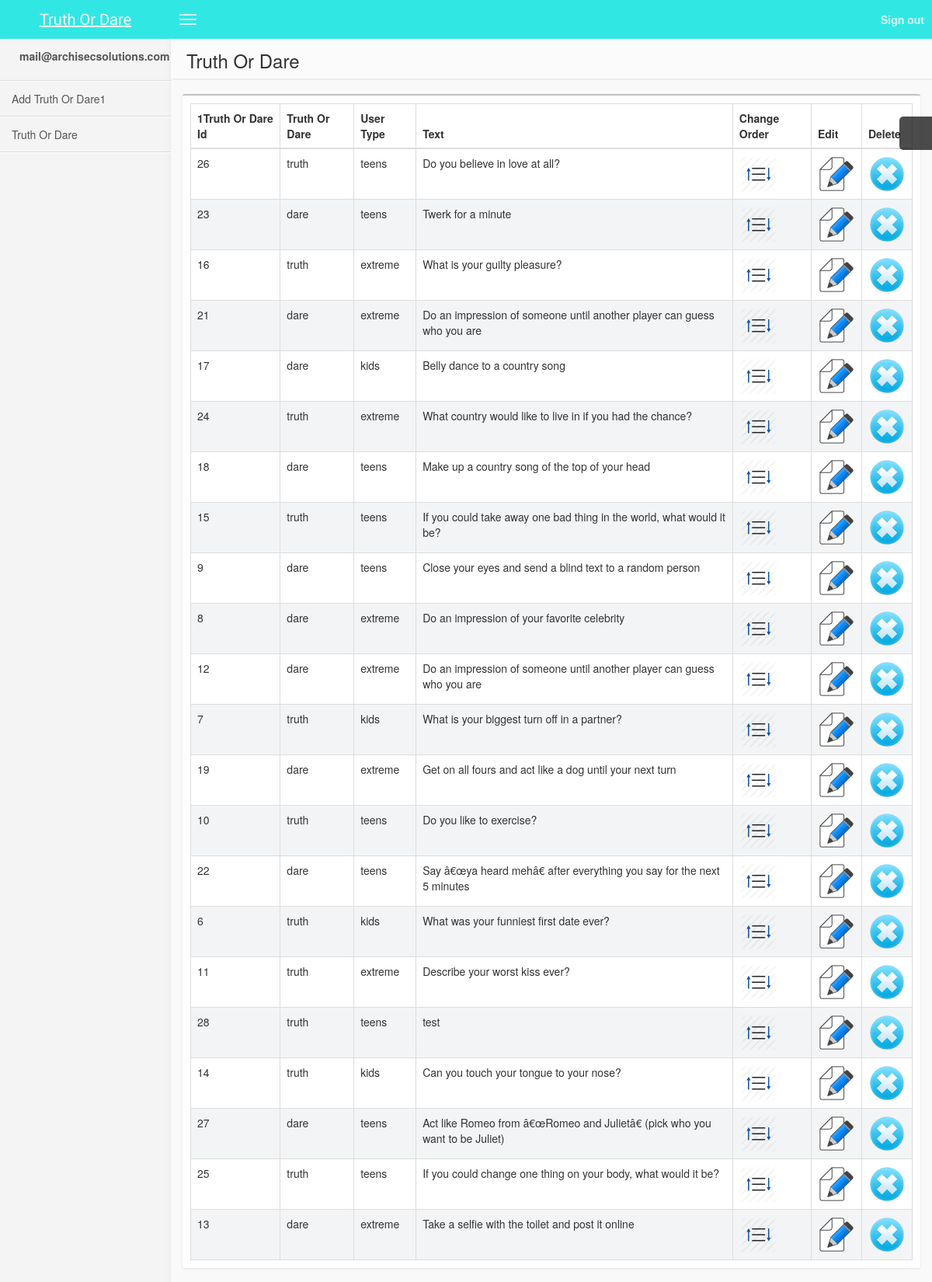
Screenshot of /admin/truth_or_dare_list.php (signed in) with the database file from the repository.
### tables this page shows
CREATE TABLE IF NOT EXISTS `truth_or_dare` (
  `truth_or_dare_id` int(11) NOT NULL AUTO_INCREMENT,
  `type` enum('truth','dare') NOT NULL,
  `user_type` enum('kids','teens','extreme') NOT NULL,
  `text` varchar(250) NOT NULL,
  `createdAt` timestamp NOT NULL DEFAULT CURRENT_TIMESTAMP,
  `order_id` int(11) NOT NULL,
  PRIMARY KEY (`truth_or_dare_id`)
);

### admin/truth_or_dare_list.php (the view, shortened to what this page needs)
<?php
include("header.php");
include "db.php" ;
?>
<!DOCTYPE html>
<html>
<head>
  </head>
    <body>
        <aside class="right-side">
            <section class="content-header">
                <h1>
                   Truth Or Dare
                </h1>
            </section>
            <section class="content">
                <div class="row">
                    <div class="col-xs-12">
                        <div class="box">
                            <div class="box-body table-responsive">
                                <table id="" class="table table-bordered table-striped">
                                    <thead>
                                        <tr>
                                            <th>1Truth Or Dare Id</th>
                                            <th>Truth Or Dare</th>
                                            <th>User Type</th>
                                            <th>Text</th>
											<th>Change Order</th>
                                            <th>Edit</th>
                                            <th>Delete</th>
                                        </tr>
                                    </thead>
                                    <tbody id="sortinglist">
                                    <?php
                                    $truth_or_dare = "SELECT * FROM truth_or_dare ORDER BY order_id ASC";
                                    $truth_or_dare_result = mysqli_query($conn, $truth_or_dare);
									while($truth_or_dare_row = $truth_or_dare_result->fetch_assoc()) {
                                        $id = $truth_or_dare_row['truth_or_dare_id'];
                                        ?>
                                        <tr id="<?php echo $id; ?>">
                                            <td><?php echo $truth_or_dare_row['truth_or_dare_id']; ?></td>
                                            <td class="changetruefalse">
											<div class="dropdown">
											<div class="dropdown-toggle truth_dare" id="menu1" data-toggle="dropdown"><?php echo $truth_or_dare_row['type']; ?></div>
										  </div>
										  </td>
                                            <td><div class="dropdown">
											<div class="dropdown-toggle truth_dare" id="menu1" data-toggle="dropdown"><?php echo $truth_or_dare_row['user_type']; ?>
										   </div>
										  </div></td>
                                            <td contenteditable="true" class="changetext"><?php echo $truth_or_dare_row['text']; ?></td>
											<td class="dragfromhere"><?php echo"<a href='javascript:void(0);'><img src='images/order.png'> </a>" ?></td>
                                            <td><?php echo"<a href='edit_truth_or_dare.php?truth_or_dare_id=$id'><img src='images/edit.png'> </a>" ?></td>
                                            <td><?php echo"<a href ='truth_or_dare_list.php?truth_or_dare_id=$id'><img src='images/delete.png'></a>" ?></td>
                                        </tr>
                                        <?php
                                    }
                                    ?>
                                    </tbody>
                                </table>
                            </div>
                        </div>
                    </div>
                </div>
            </section>
        </aside>
    </body>
</html>

### rows the page displays
truth_or_dare: truth_or_dare_id "26", type "truth", user_type "teens", text "Do you believe in love at all?"
truth_or_dare: truth_or_dare_id "23", type "dare", user_type "teens", text "Twerk for a minute"
truth_or_dare: truth_or_dare_id "16", type "truth", user_type "extreme", text "What is your guilty pleasure?"
truth_or_dare: truth_or_dare_id "21", type "dare", user_type "extreme", text "Do an impression of someone until another player can guess who you are"
truth_or_dare: truth_or_dare_id "17", type "dare", user_type "kids", text "Belly dance to a country song"
truth_or_dare: truth_or_dare_id "24", type "truth", user_type "extreme", text "What country would like to live in if you had the chance?"
truth_or_dare: truth_or_dare_id "18", type "dare", user_type "teens", text "Make up a country song of the top of your head"
truth_or_dare: truth_or_dare_id "15", type "truth", user_type "teens", text "If you could take away one bad thing in the world, what would it be?"
truth_or_dare: truth_or_dare_id "9", type "dare", user_type "teens", text "Close your eyes and send a blind text to a random person"
truth_or_dare: truth_or_dare_id "8", type "dare", user_type "extreme", text "Do an impression of your favorite celebrity"
truth_or_dare: truth_or_dare_id "12", type "dare", user_type "extreme", text "Do an impression of someone until another player can guess who you are"
truth_or_dare: truth_or_dare_id "7", type "truth", user_type "kids", text "What is your biggest turn off in a partner?"
truth_or_dare: truth_or_dare_id "19", type "dare", user_type "extreme", text "Get on all fours and act like a dog until your next turn"
truth_or_dare: truth_or_dare_id "10", type "truth", user_type "teens", text "Do you like to exercise?"
truth_or_dare: truth_or_dare_id "22", type "dare", user_type "teens", text "Say â€œya heard mehâ€ after everything you say for the next 5 minutes"
truth_or_dare: truth_or_dare_id "6", type "truth", user_type "kids", text "What was your funniest first date ever?"
truth_or_dare: truth_or_dare_id "11", type "truth", user_type "extreme", text "Describe your worst kiss ever?"
truth_or_dare: truth_or_dare_id "28", type "truth", user_type "teens", text "test"
truth_or_dare: truth_or_dare_id "14", type "truth", user_type "kids", text "Can you touch your tongue to your nose?"
truth_or_dare: truth_or_dare_id "27", type "dare", user_type "teens", text "Act like Romeo from â€œRomeo and Julietâ€ (pick who you want to be Juliet)"
truth_or_dare: truth_or_dare_id "25", type "truth", user_type "teens", text "If you could change one thing on your body, what would it be?"
truth_or_dare: truth_or_dare_id "13", type "dare", user_type "extreme", text "Take a selfie with the toilet and post it online"

### other values shown
$_SESSION['login_user'] "mail@archisecsolutions.com"
